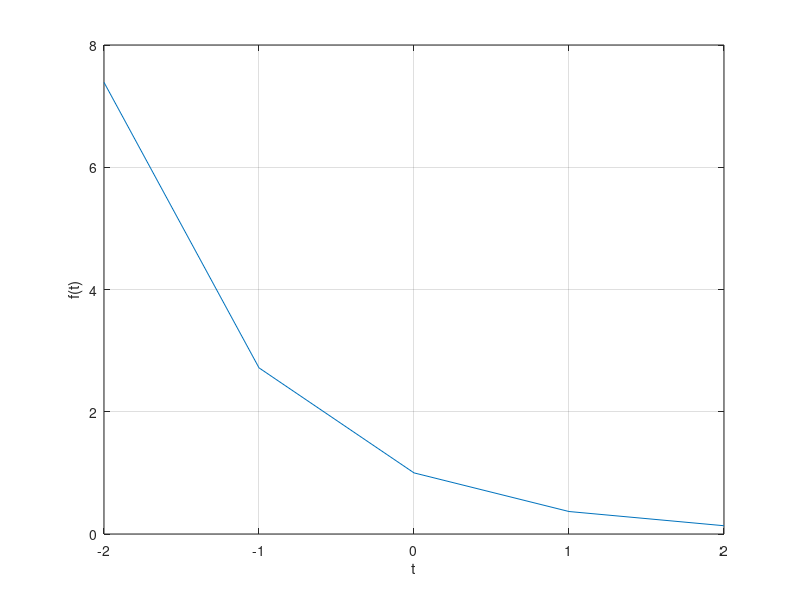

Recreate this plot in MATLAB.
%a1 
f = @(t) exp(-t).*cos(2*pi*t); % @ symbol identifies the expression as an anonymous function, which is assigned a name of f. Parentheses following the @ symbol are used to identify the function’s independent variables
t = (-2:2); % get rid of .01 for first graph
plot(t,f(t));
xlabel('t'); ylabel('f(t)'); grid;

%a2
%f = @(t) exp(-t);
%t = (-2:2);
%plot(t,f(t));
%xlabel('t'); ylabel('f(t)'); grid;